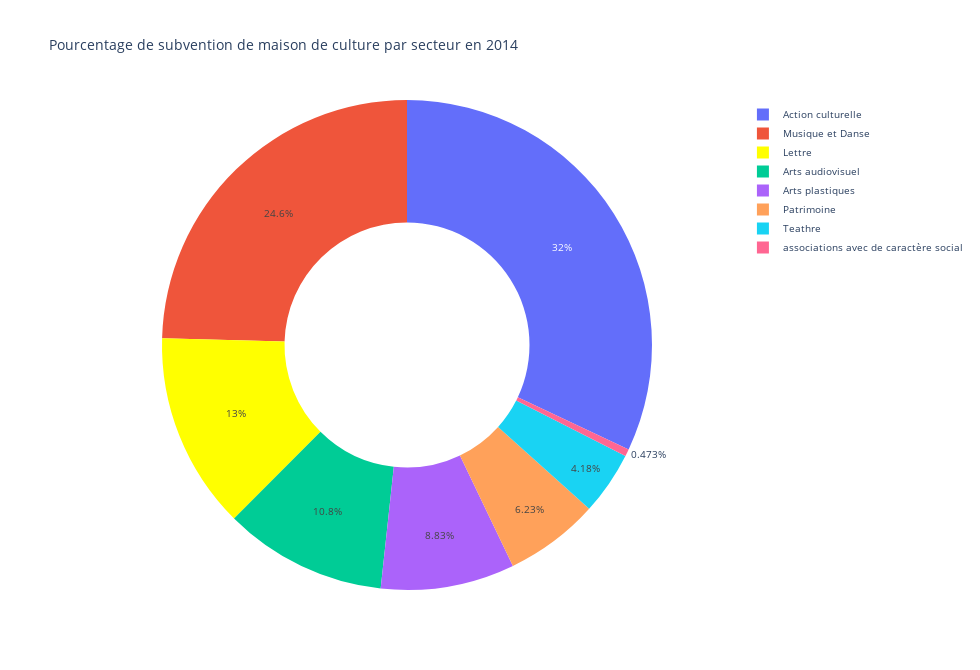

The notebook cell saved with this chart:
### Code cell
df14=pd.read_csv('subventionsdeassociations20151.csv')
chart_colors = [ 'yellow', 
                '#d8e244',  '#56e244', 
                '#e17bff','#027fff', 'black']

fig= go.Figure(data=[go.Pie(labels=df14['Secteur_f'], values=df14['subvention_2014'], hole=.5, sort=True,
                                 hoverinfo='text+value+label',
                                 marker=dict(colors=chart_colors))])
fig.update_layout(title_text='Pourcentage de subvention de maison de culture par secteur en 2014 ', height=670, width=980, font=dict(size=10))
fig

### Figure 1 — Plotly figure (JSON) as saved in the notebook; plotly's stock layout.template omitted (floating-point values rounded to 4 significant figures)
{"data": [{"hole": 0.5, "hoverinfo": "text+value+label", "labels": ["Lettre", "Lettre", "Lettre", "Lettre", "Lettre", "Lettre", "Lettre", "Musique et Danse", "Musique et Danse", "Musique et Danse", "Musique et Danse", "Musique et Danse", "Musique et Danse", "Musique et Danse", "Musique et Danse", "Arts audiovisuel", "Arts audiovisuel", "Arts audiovisuel", "Arts audiovisuel", "Arts audiovisuel", "Arts plastiques", "Arts plastiques", "Action culturelle", "Action culturelle", "Action culturelle", "Action culturelle", "Action culturelle", "Action culturelle", "associations avec de caractère social", "Lettre", "Teathre", "Patrimoine", "Action culturelle", "Teathre", "Teathre", "Teathre", "Teathre", "Action culturelle", "Action culturelle", "Action culturelle", "Action culturelle", "Teathre", "Arts audiovisuel", "Arts plastiques", "Patrimoine", "Action culturelle", "Lettre", "Musique et Danse", "Teathre", "Teathre", "Arts plastiques", "Patrimoine", "Teathre", "Action culturelle", "Action culturelle", "Patrimoine", "Action culturelle", "Action culturelle", "Action culturelle", "Patrimoine", "Patrimoine", "Action culturelle", "Arts audiovisuel", "Action culturelle", "Action culturelle", "Musique et Danse", "Arts plastiques", "Patrimoine", "Musique et Danse", "Lettre", "Arts plastiques", "Arts plastiques", "Patrimoine", "Action culturelle", "Action culturelle", "Musique et Danse", "Action culturelle", "Action culturelle", "Action culturelle", "Lettre", "Lettre", "Arts plastiques", "Patrimoine", "Action culturelle", "Action culturelle", "Action culturelle", "Lettre", "Lettre", "Arts audiovisuel", "Action culturelle", "Action culturelle", "Action culturelle", "Action culturelle", "Lettre", "Patrimoine", "Patrimoine", "Patrimoine", "Action culturelle", "Action culturelle", "Teathre", "Arts plastiques", "Arts plastiques", "Patrimoine", "Action culturelle", "Action culturelle"], "marker": {"colors": ["yellow", "#d8e244", "#56e244", "#e17bff", "#027fff", "black"]}, "sort": true, "type": "pie", "values": [1000, 3000, 1500, 2500, 6000, 10000, 94000, 3000, 3000, 20000, 25000, 120000, 3000, 5000, 2000, 13000, 8000, 23000, 50000, 5000, 15000, 20000, 2500, 15000, 2000, 2000, 3000, 3000, 6000, 3000, 2000, 7000, 2000, 3000, 2000, 1000, 1500, 3000, 3000, 3000, 10000, 10000, 2500, 4500, 2000, 10000, 4000, 4000, 3000, 20000, 10000, 5000, 7000, 2000, 80000, 4000, 3000, 10000, 3000, 7000, 3000, 8000, 10000, 3000, 82000, 6500, 5000, 12000, 95000, 10000, 6000, 45000, 10000, 10000, 3000, 25000, 4000, 5000, 28000, 4500, 3000, 1500, 3000, 5000, 4000, 4000, 5000, 12000, 25000, 5000, 40000, 3000, 20000, 5000, 5000, 5000, 12000, 3000, 15000, 3500, 2000, 3000, 4000, 4000, 3500]}], "layout": {"font": {"size": 10}, "height": 670, "title": {"text": "Pourcentage de subvention de maison de culture par secteur en 2014 "}, "width": 980}}
